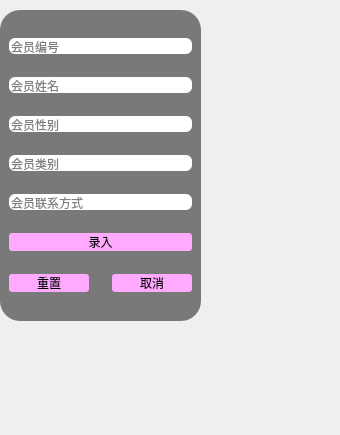
<?xml version="1.0" encoding="UTF-8"?>
<ui version="4.0">
 <class>Insert</class>
 <widget class="QDialog" name="Insert">
  <property name="geometry">
   <rect>
    <x>0</x>
    <y>0</y>
    <width>340</width>
    <height>435</height>
   </rect>
  </property>
  <property name="sizePolicy">
   <sizepolicy hsizetype="Fixed" vsizetype="Fixed">
    <horstretch>0</horstretch>
    <verstretch>0</verstretch>
   </sizepolicy>
  </property>
  <property name="windowTitle">
   <string>Dialog</string>
  </property>
  <widget class="QFrame" name="frame">
   <property name="geometry">
    <rect>
     <x>0</x>
     <y>10</y>
     <width>201</width>
     <height>311</height>
    </rect>
   </property>
   <property name="styleSheet">
    <string notr="true">QFrame{
background-color: rgb(121, 121, 121);
border-radius:20px  ;
}
QLineEdit{
border-radius:6px  ;
}
QPushButton{
background-color: rgb(242, 255, 210);
background-color: rgb(255, 170, 255);
font: 290 9pt &quot;Microsoft YaHei UI&quot;;	
border-radius:3px  ;
}</string>
   </property>
   <layout class="QVBoxLayout" name="verticalLayout">
    <property name="spacing">
     <number>23</number>
    </property>
    <item>
     <spacer name="verticalSpacer">
      <property name="orientation">
       <enum>Qt::Vertical</enum>
      </property>
      <property name="sizeHint" stdset="0">
       <size>
        <width>20</width>
        <height>40</height>
       </size>
      </property>
     </spacer>
    </item>
    <item>
     <widget class="QLineEdit" name="lineEdit">
      <property name="placeholderText">
       <string>会员编号</string>
      </property>
      <property name="clearButtonEnabled">
       <bool>true</bool>
      </property>
     </widget>
    </item>
    <item>
     <widget class="QLineEdit" name="lineEdit_2">
      <property name="text">
       <string/>
      </property>
      <property name="placeholderText">
       <string>会员姓名</string>
      </property>
      <property name="clearButtonEnabled">
       <bool>true</bool>
      </property>
     </widget>
    </item>
    <item>
     <widget class="QLineEdit" name="lineEdit_3">
      <property name="placeholderText">
       <string>会员性别</string>
      </property>
      <property name="clearButtonEnabled">
       <bool>true</bool>
      </property>
     </widget>
    </item>
    <item>
     <widget class="QLineEdit" name="lineEdit_7">
      <property name="inputMask">
       <string/>
      </property>
      <property name="placeholderText">
       <string>会员类别</string>
      </property>
      <property name="clearButtonEnabled">
       <bool>true</bool>
      </property>
     </widget>
    </item>
    <item>
     <widget class="QLineEdit" name="lineEdit_6">
      <property name="placeholderText">
       <string>会员联系方式</string>
      </property>
      <property name="clearButtonEnabled">
       <bool>true</bool>
      </property>
     </widget>
    </item>
    <item>
     <widget class="QPushButton" name="pushButton">
      <property name="text">
       <string>录入</string>
      </property>
     </widget>
    </item>
    <item>
     <layout class="QHBoxLayout" name="horizontalLayout_2">
      <item>
       <widget class="QPushButton" name="pushButton_3">
        <property name="text">
         <string>重置</string>
        </property>
       </widget>
      </item>
      <item>
       <widget class="QPushButton" name="pushButton_2">
        <property name="text">
         <string>取消</string>
        </property>
       </widget>
      </item>
     </layout>
    </item>
    <item>
     <spacer name="verticalSpacer_2">
      <property name="orientation">
       <enum>Qt::Vertical</enum>
      </property>
      <property name="sizeHint" stdset="0">
       <size>
        <width>20</width>
        <height>40</height>
       </size>
      </property>
     </spacer>
    </item>
   </layout>
  </widget>
 </widget>
 <resources/>
 <connections/>
</ui>
